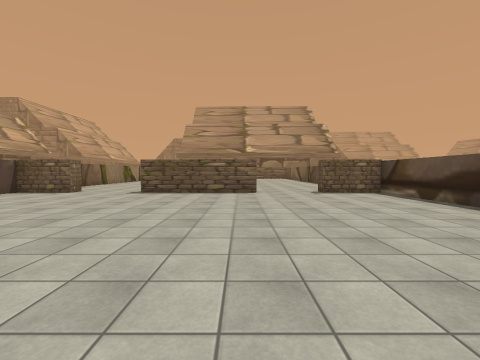
view 1 (above)

16 first-person views from a walk through a Unity game level. The camera is 1.4 m above the floor, tilts 2° down and sees 90° across. The floor is counted in squares, 2.2 m on a side. Each view is taken from the middle of a square. On the plan, view 1 faces up. The plan holds only what a view shows up to about 9 squares ahead; the rest is blank. The place goes on beyond the plan. The player is left out. Some surface patterns are stand-ins.

view 2
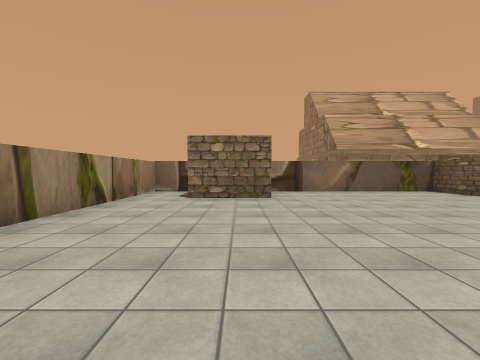

view 3
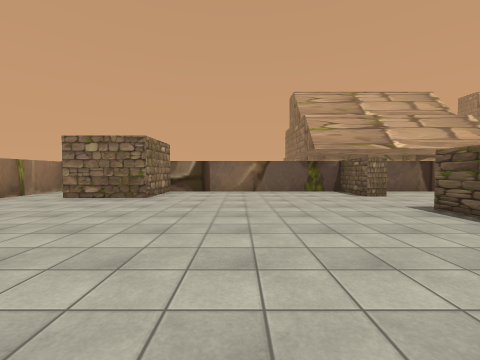

view 4
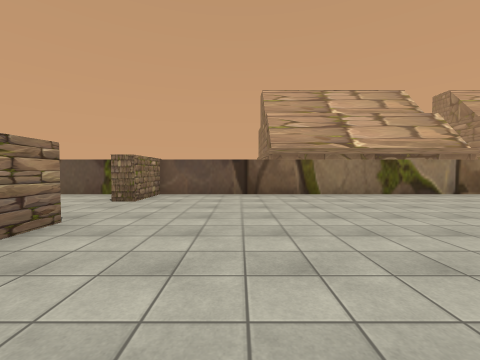

view 5
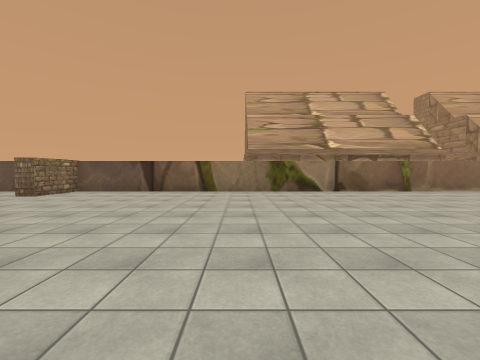

view 6
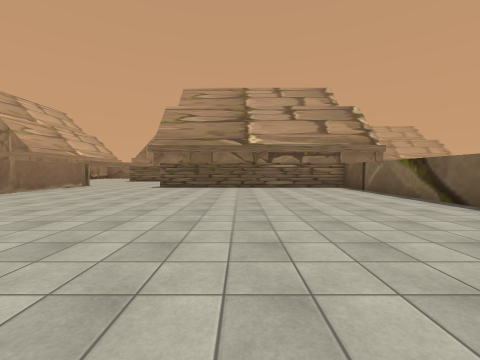

view 7
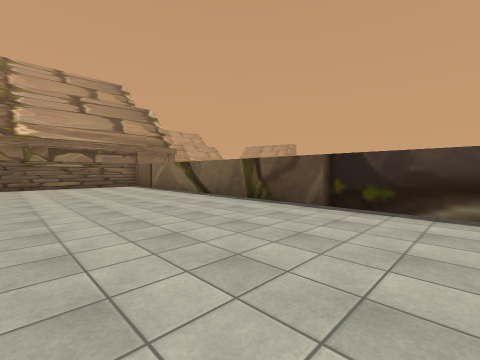

view 8
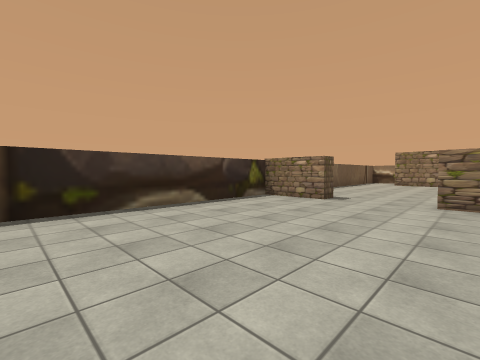

view 9
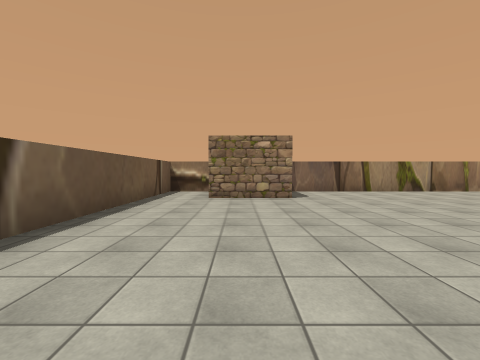

view 10
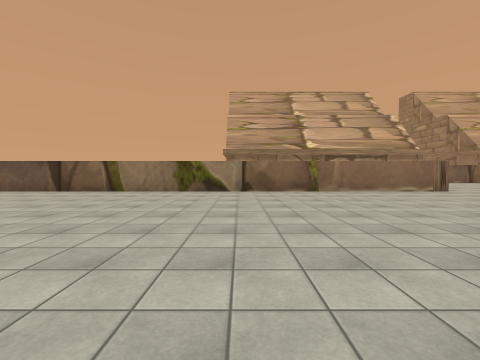

view 11
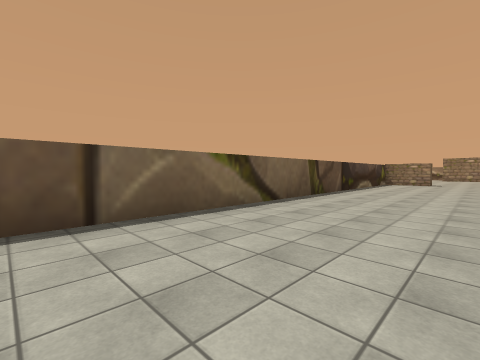

view 12
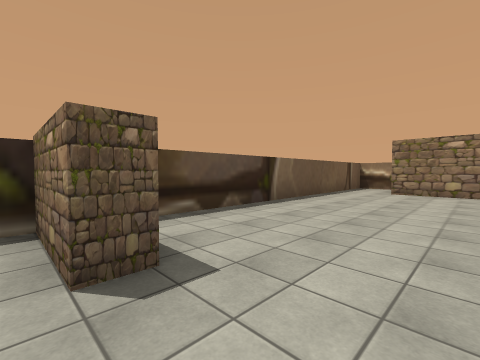

view 13
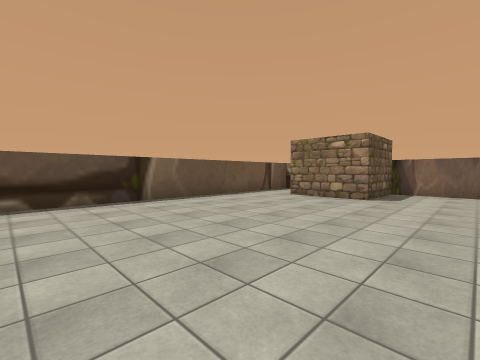

view 14
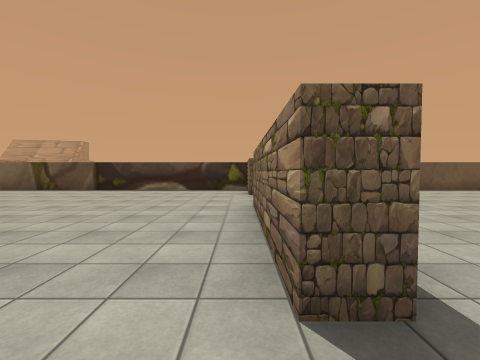

view 15
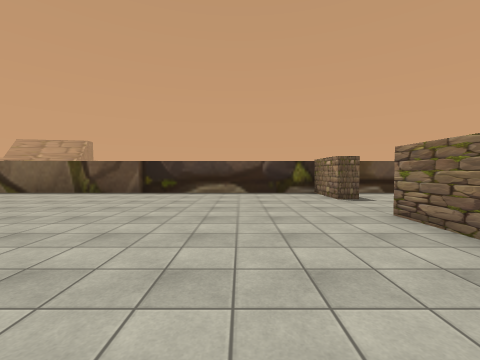

view 16
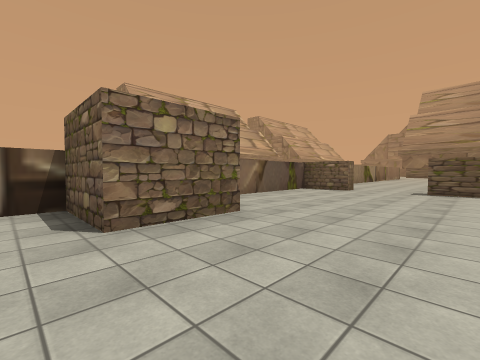

### Floor plan
Points are (right, up) in squares from view 1. A wall is a line through its corners. A room is listed if a view was taken in it or the views show most of it. See-through windows are left out.
Room 1 (views 1, 2, 3, 4, 5, 6, 7, 8, 9, 10, 11, 12, 13, 14, 15, 16)
walls: (0.5, 7.3) (-3, 7.3) (-3, 7.7) (0.5, 7.7); (3, -1.7) (4.2, -1.7) (4.2, 7.3) (2.5, 7.3) (2.5, 7.7) (4.2, 7.7) (4.2, 21.1); (-6.7, 21.5) (-6.7, 7.7) (-5.1, 7.7) (-5.1, 7.3) (-6.7, 7.3) (-6.7, 1.8) (-4.7, 1.8) (-4.7, -0.2) (-6.7, -0.2) (-6.7, -1.7) (0.7, -1.7) (0.7, 0.2) (2.8, 0.2)

Where each view was taken, in squares from view 1:
view 1: 0 up, 0 right, facing up
view 2: 1 up, 1 right, facing left
view 3: 4 up, 1 right, facing left
view 4: 10 up, 0 right, facing left
view 5: 13 up, 1 right, facing left
view 6: 12 up, 0 right, facing up
view 7: 11 up, 0 right, facing up-right
view 8: 13 up, 0 right, facing down-right
view 9: 6 up, 2 right, facing down
view 10: 16 up, 1 right, facing left
view 11: 21 up, 1 right, facing down-right
view 12: 8 up, 1 right, facing down-right
view 13: 6 up, 1 left, facing down-right
view 14: 8 up, 4 left, facing right
view 15: 10 up, 3 left, facing right
view 16: 1 down, 2 left, facing up-left
